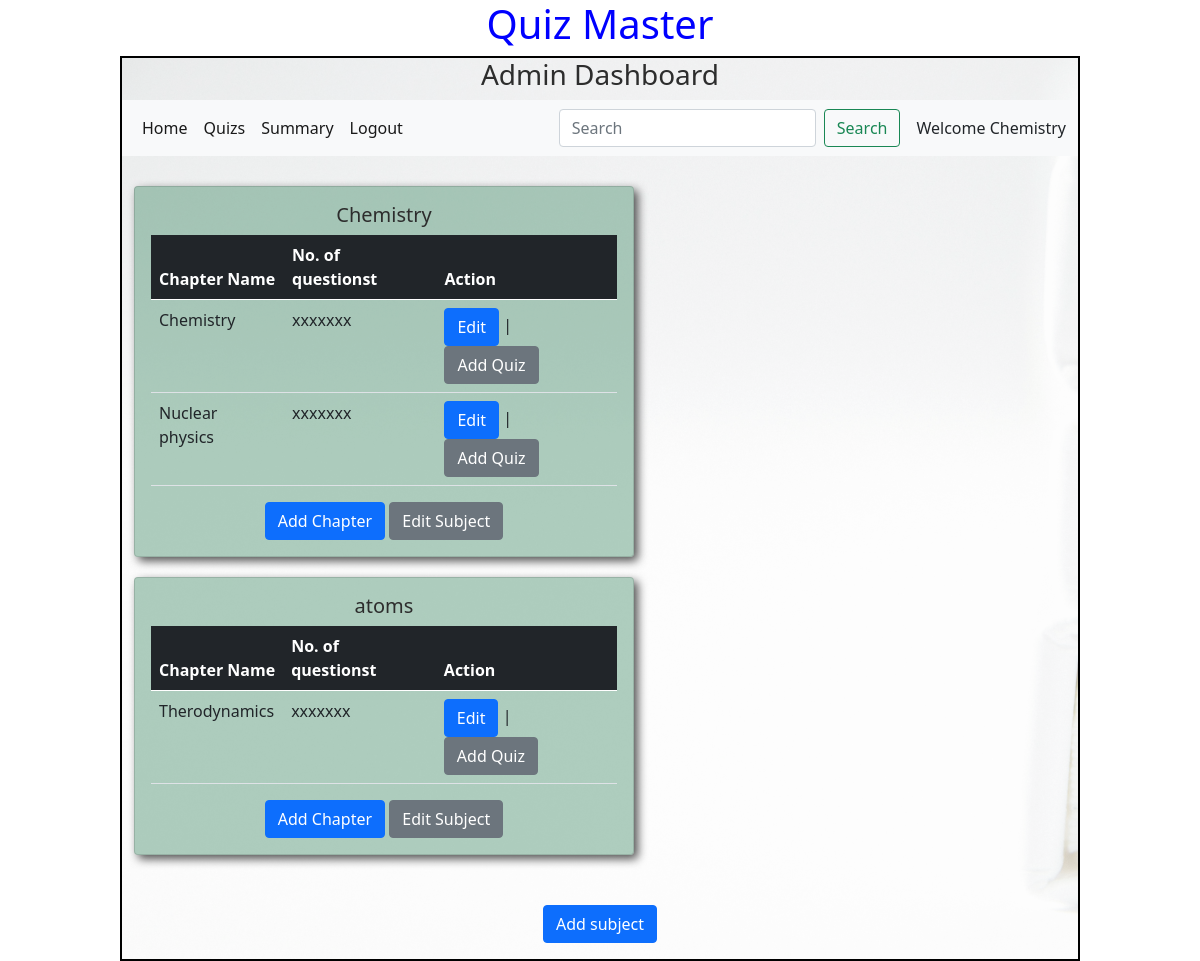
/admin/Chemistry, run on the app's committed database.
### models/models.py (models this page shows)
class Subject(db.Model):
    id=db.Column(db.Integer,primary_key=True)
    name=db.Column(db.String,unique=True,nullable=False)
    description=db.Column(db.String)
    chapters = db.relationship("Chapter",cascade="all,delete",backref="subject",lazy=True)

class Chapter(db.Model):
    id=db.Column(db.Integer,primary_key=True)
    name=db.Column(db.String,unique=True,nullable=False)
    description=db.Column(db.String)
    Subject_id = db.Column(db.Integer,db.ForeignKey("subject.id"),nullable=False)
    quizes = db.relationship("Quiz",cascade="all,delete",backref="chapter",lazy=True)

### controllers/controller.py (the view)
@app.route('/admin/<name>')
def admin_dashboard(name):
    subjects = get_subjects()
    return render_template("admin_dashboard.html",subjects=subjects,name=name)

### controllers/controller.py (called while the page is built)
def get_subjects():
    subjects = Subject.query.all()
    return subjects

### templates/admin_dashboard.html (shortened to what this page needs)
<!DOCTYPE html>
<html lang="en">
<head>
    <link rel="stylesheet" href="/static/css/style.css">
    <link href="https://cdn.jsdelivr.net/npm/bootstrap@5.0.2/dist/css/bootstrap.min.css" rel="stylesheet">
</head>
<body>
    <div id="container">
        <h1 id="heading">Quiz Master</h1>
        <div id="panel">
            <h3 id="center">Admin Dashboard</h3>
            <nav class="navbar navbar-expand-lg navbar-light bg-light">
                <div class="container-fluid">
                  <div class="collapse navbar-collapse" id="navbarSupportedContent">
                    <ul class="navbar-nav me-auto mb-2 mb-lg-0">
                      <li class="nav-item">
                        <a class="nav-link active" aria-current="page" href="#">Home</a>
                      </li>
                      <li class="nav-item">
                        <a class="nav-link active" href="/quiz_dashboard/{{name}}">Quizs</a>
                      </li>
                      <li class="nav-item">
                        <a class="nav-link active" href="#">Summary</a>
                      </li>
                      <li class="nav-item">
                        <a class="nav-link active" href="/login">Logout</a>
                      </li>
                    </ul>
                    <form class="d-flex" method="POST" action="/search/{{name}}">
                      <input class="form-control me-2" type="search" placeholder="Search" aria-label="Search" name="search_txt" id="search_txt">
                      <button class="btn btn-outline-success" type="submit">Search</button>
                    </form>
                  </div>
                  <span class="ms-3">Welcome {{name}}</span>
                </div>
              </nav>
              <div class="container" style="margin-top: 10px;margin-bottom: 10px;">
                {%if subjects%}
                <div class="row">
                  {%for subject in subjects%}
                  <div class="col" style="margin-top: 20px;">
                    <div id="shadow" class="card" style="width: 500px;">
                        <div class="card-body" >
                          <h5 id="center" class="card-title">{{subject.name}}</h5>
                          {%if subject.chapters%}
                          <table class="table">
                            <thead>
                              <tr class="table-dark">
                                <th scope="col">Chapter Name</th>
                                <th scope="col">No. of questionst</th>
                                <th scope="col">Action</th>
                              </tr>
                            </thead>
                            <tbody>
                              {%for chapter in subject.chapters%}
                              <tr>
                                <td>{{chapter.name}}</td>
                                <td>xxxxxxx</td>
                                <td><a href="/edit_chapter/{{chapter.id}}/{{name}}" type="button" class="btn btn-primary" >Edit</a> | <a href="/add_quiz/{{chapter.id}}/{{name}}" type="button" class="btn btn-secondary">Add Quiz</a></td>
                              </tr>
                              {%endfor%}
                            </tbody>
                          </table>
                          {%else%}
                          <h3 id="center">No chapters available</h3>
                          {%endif%}
                          <div id="center">
                          <a href="/add_chapter/{{subject.id}}/{{name}}" type="button" class="btn btn-primary">Add Chapter</a>
                          <a href="/edit_subject/{{subject.id}}/{{name}}" type="button" class="btn btn-secondary">Edit Subject</a>
                        </div>
                        </div>
                      </div>
                  </div>
                  {%endfor%}
                </div>
                {%else%}
                <h3 id="center">No subjects are available!</h3>
                {%endif%}
              </div>
              <div class="mb-3" style="display: flex;justify-content: center;margin-top: 50px;">
                <a href="/add_subject/{{name}}" type="button" class="btn btn-primary">Add subject</a>
            </div>
        </div>
    </div>
</body>
</html>

### static/css/style.css (style rules this page uses)
* { margin: 0px; }
#panel { border: 2px solid black; }
#panel { width: 80%; min-height: 580px; margin: auto; background-image: url('/static/images/book_bg.jpg'); background-size: cover; background-color: rgba(255, 255, 255, 0.647); background-blend-mode: overlay; }
#center { text-align: center; color: rgb(45, 45, 45); }
#heading { text-align: center; color: rgb(0, 0, 255); }
#shadow { background-color: rgba(23, 111, 67, 0.342); box-shadow: 4px 4px 10px rgba(0, 0, 0, 0.675); }

### data on the page
Subject: name "Chemistry"
Chapter: name "Chemistry"
Chapter: name "Nuclear physics"
Subject: name "atoms"
Chapter: name "Therodynamics"

### other printed values
{{ name }} "Chemistry"
